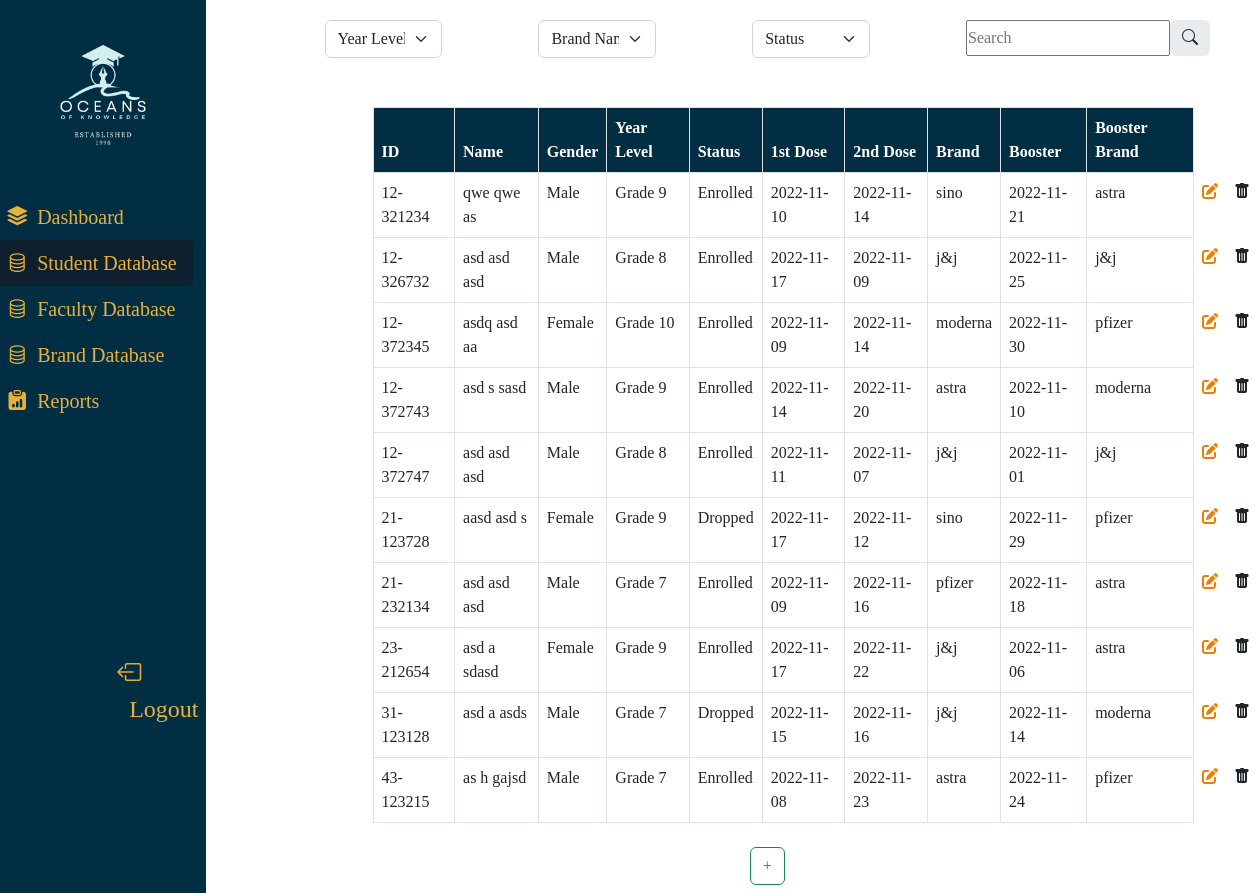
Before: /adminview.php with the older database file.
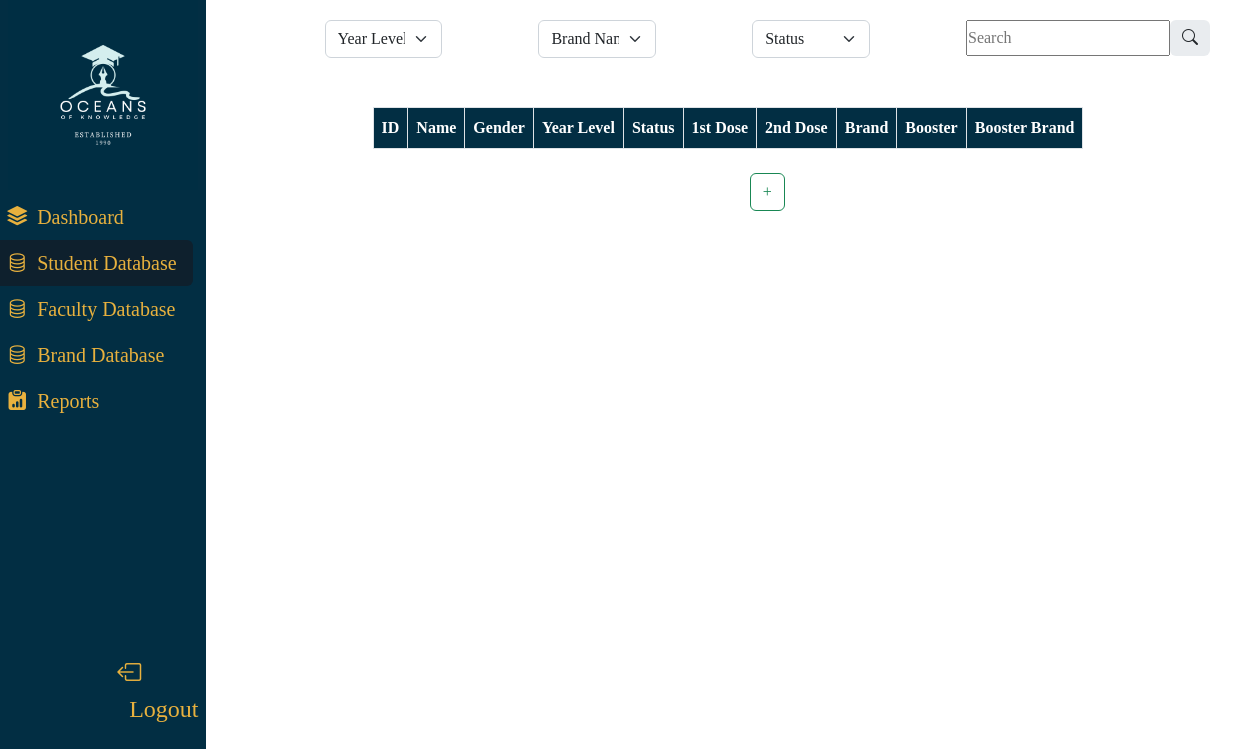
After: the same page with the newer database file.
### tables this page shows
CREATE TABLE `student` (
  `id` varchar(30) NOT NULL COMMENT 'Primary Key',
  `name` varchar(1500) NOT NULL,
  `yearLevel` varchar(30) DEFAULT NULL,
  `status` varchar(50) DEFAULT NULL,
  `email` mediumtext,
  `tel` varchar(20) DEFAULT NULL,
  `gender` varchar(50) DEFAULT NULL,
  `birthday` date DEFAULT NULL,
  `address` mediumtext,
  PRIMARY KEY (`id`)
);

CREATE TABLE `vaccinestatus` (
  `id` varchar(30) NOT NULL,
  `firstdose` date DEFAULT NULL,
  `firstdoctor` varchar(1500) DEFAULT NULL,
  `seconddose` date DEFAULT NULL,
  `seconddoctor` varchar(1500) DEFAULT NULL,
  `vacbrand` varchar(100) DEFAULT NULL,
  `booster` date DEFAULT NULL,
  `boosterdoctor` varchar(1500) DEFAULT NULL,
  `boosterbrand` varchar(100) DEFAULT NULL,
  PRIMARY KEY (`id`)
);

### conn.php (called while the page is built, shortened)
<?php
class connection
{
	private $servername = 'localhost';
	private $username = 'jay';
	private $password = 'password';
	private $dbname = 'Vaccine';
	private $conn;
	function __construct()
	{
		$this->conn = new mysqli($this->servername, $this->username, $this->password, $this->dbname);
		if ($this->conn->connect_error) {
			echo 'Connection Failed';
		} else {
			return $this->conn;
		}
	}
	public function __call($name, $arguments)
	{
		if ($name == 'display') {
			switch (count($arguments)) {
				case 2:
					$sql = "SELECT $arguments[0] FROM $arguments[1]";
					$result = $this->conn->query($sql);
					if ($result->num_rows != 0) {
						while ($row = $result->fetch_assoc()) {
							$data[] = $row;
						}
						return $data;
					} else {
						return $data = array();
					}
			}
		}
	}
}

### adminview.php (the view, shortened to what the changed rows need)
<!doctype html>
<html lang="en">
<head>
    <link href="https://fonts.cdnfonts.com/css/montserrat" rel="stylesheet">
    <link href="https://cdn.jsdelivr.net/npm/bootstrap@5.2.2/dist/css/bootstrap.min.css" rel="stylesheet">
    <link rel="stylesheet" href="https://cdn.jsdelivr.net/npm/bootstrap-icons@1.10.2/font/bootstrap-icons.css">
    <link rel="stylesheet" href="https://cdnjs.cloudflare.com/ajax/libs/bootstrap-datepicker/1.9.0/css/bootstrap-datepicker.min.css">
</head>
<body>
    <main>
        <div class="row">
            <?php
            include('conn.php');
            $vac = new connection();
            $brand = $vac->display('*', 'vacbrand');
            ?>
            <div class="container-fluid col-8">
                <div class="tab-content" id="tableTabContent">
                    <div class="tab-pane fade show active position-absolute" style="margin-left:5%;" id="student">
                        <div class="container mx-5 px-5">
                            <table class="table table-stripe table-borderless" style="display:inline-block;" id="studentTable" data-sortlist="[[0,0], [2,0]]">
                                <thead>
                                    <tr style="background-color:rgb(2, 46, 67) ; color:white;">
                                        <th class="border" scope="col" role="button">ID</th>
                                        <th class="border" scope="col" role="button">Name</th>
                                        <th class="border" scope="col" role="button">Gender</th>
                                        <th class="border" scope="col" role="button">Year Level</th>
                                        <th class="border" scope="col" role="button">Status</th>
                                        <th class="border" scope="col" role="button">1st Dose</th>
                                        <th class="border" scope="col" role="button">2nd Dose</th>
                                        <th class="border" scope="col" role="button">Brand</th>
                                        <th class="border" scope="col" role="button">Booster</th>
                                        <th class="border" scope="col" role="button">Booster Brand</th>
                                    </tr>
                                </thead>
                                <tbody id="studentContent">
                                    <?php
                                    $data = $vac->display('*', 'student INNER JOIN vaccinestatus ON student.id = vaccinestatus.id');
                                    $i = 0;
                                    $brand = $vac->display('*', 'vacbrand');
                                    if (count($data) != 0) {
                                        foreach ($data as $info) {
                                            $name = str_replace(':', ' ', $info['name']);
                                    ?>
                                            <tr>
                                                <td class="border"> <?php echo $info['id'] ?> </td>
                                                <td class="border"> <?php echo $name ?> </td>
                                                <td class="border"> <?php echo $info['gender'] ?> </td>
                                                <td class="border" id="yearTd" data-yr="<?php echo $info['yearLevel'] ?>"><?php echo $info['yearLevel'] ?></td>
                                                <td class="border" id="statusTd" data-status="<?php echo $info['status'] ?>"><?php echo $info['status'] ?></td>
                                                <td class="border"><?php echo $info['firstdose'] ?></td>
                                                <td class="border"><?php echo $info['seconddose'] ?></td>
                                                <td class="border" name="brandTd[0]" data-brand="<?php echo $info['vacbrand'] ?>"><?php echo $info['vacbrand'] ?></td>
                                                <td class="border"><?php echo $info['booster'] ?></td>
                                                <td class="border" name="brandTd[1]"><?php echo $info['boosterbrand'] ?></td>
                                                <td>
                                                    <a cla type="button" data-bs-toggle="modal" href="adminview.php?id=<?php echo $info['id'] ?>" data-bs-target="#editStudentModal<?php echo $i ?>">
                                                        <i class="fa-solid fa-pen-to-square" style="color:rgb(237, 126, 0);"></i>
                                                    </a>
                                                </td>
                                                <td>
                                                    <a type="button" data-bs-toggle="modal" data-bs-target="#deleteStudentModal<?php echo $i ?>">
                                                        <i class="bi bi-trash-fill"></i>
                                                    </a>
                                                </td>
                                            </tr>
                                    <?php
                                            $i++;
                                        }
                                    }
                                    ?>
                                </tbody>
                            </table>
                        </div>
                    </div>
                </div>
            </div>
        </div>
    </main>
</body>
</html>

Changed rows visible on the page:
removed student: vaccinestatus.id "12-321234", name "qwe qwe as", gender "Male", yearLevel "Grade 9", status "Enrolled", vaccinestatus.firstdose "2022-11-10", vaccinestatus.seconddose "2022-11-14", vaccinestatus.vacbrand "sino", vaccinestatus.booster "2022-11-21", vaccinestatus.boosterbrand "astra"
removed student: vaccinestatus.id "12-326732", name "asd asd asd", gender "Male", yearLevel "Grade 8", status "Enrolled", vaccinestatus.firstdose "2022-11-17", vaccinestatus.seconddose "2022-11-09", vaccinestatus.vacbrand "j&j", vaccinestatus.booster "2022-11-25", vaccinestatus.boosterbrand "j&j"
removed student: vaccinestatus.id "12-372345", name "asdq asd aa", gender "Female", yearLevel "Grade 10", status "Enrolled", vaccinestatus.firstdose "2022-11-09", vaccinestatus.seconddose "2022-11-14", vaccinestatus.vacbrand "moderna", vaccinestatus.booster "2022-11-30", vaccinestatus.boosterbrand "pfizer"
removed student: vaccinestatus.id "12-372743", name "asd s sasd", gender "Male", yearLevel "Grade 9", status "Enrolled", vaccinestatus.firstdose "2022-11-14", vaccinestatus.seconddose "2022-11-20", vaccinestatus.vacbrand "astra", vaccinestatus.booster "2022-11-10", vaccinestatus.boosterbrand "moderna"
removed student: vaccinestatus.id "12-372747", name "asd asd asd", gender "Male", yearLevel "Grade 8", status "Enrolled", vaccinestatus.firstdose "2022-11-11", vaccinestatus.seconddose "2022-11-07", vaccinestatus.vacbrand "j&j", vaccinestatus.booster "2022-11-01", vaccinestatus.boosterbrand "j&j"
removed student: vaccinestatus.id "21-123728", name "aasd asd s", gender "Female", yearLevel "Grade 9", status "Dropped", vaccinestatus.firstdose "2022-11-17", vaccinestatus.seconddose "2022-11-12", vaccinestatus.vacbrand "sino", vaccinestatus.booster "2022-11-29", vaccinestatus.boosterbrand "pfizer"
removed student: vaccinestatus.id "21-232134", name "asd asd asd", gender "Male", yearLevel "Grade 7", status "Enrolled", vaccinestatus.firstdose "2022-11-09", vaccinestatus.seconddose "2022-11-16", vaccinestatus.vacbrand "pfizer", vaccinestatus.booster "2022-11-18", vaccinestatus.boosterbrand "astra"
removed student: vaccinestatus.id "23-212654", name "asd a sdasd", gender "Female", yearLevel "Grade 9", status "Enrolled", vaccinestatus.firstdose "2022-11-17", vaccinestatus.seconddose "2022-11-22", vaccinestatus.vacbrand "j&j", vaccinestatus.booster "2022-11-06", vaccinestatus.boosterbrand "astra"
removed student: vaccinestatus.id "31-123128", name "asd a asds", gender "Male", yearLevel "Grade 7", status "Dropped", vaccinestatus.firstdose "2022-11-15", vaccinestatus.seconddose "2022-11-16", vaccinestatus.vacbrand "j&j", vaccinestatus.booster "2022-11-14", vaccinestatus.boosterbrand "moderna"
removed student: vaccinestatus.id "43-123215", name "as h gajsd", gender "Male", yearLevel "Grade 7", status "Enrolled", vaccinestatus.firstdose "2022-11-08", vaccinestatus.seconddose "2022-11-23", vaccinestatus.vacbrand "astra", vaccinestatus.booster "2022-11-24", vaccinestatus.boosterbrand "pfizer"
